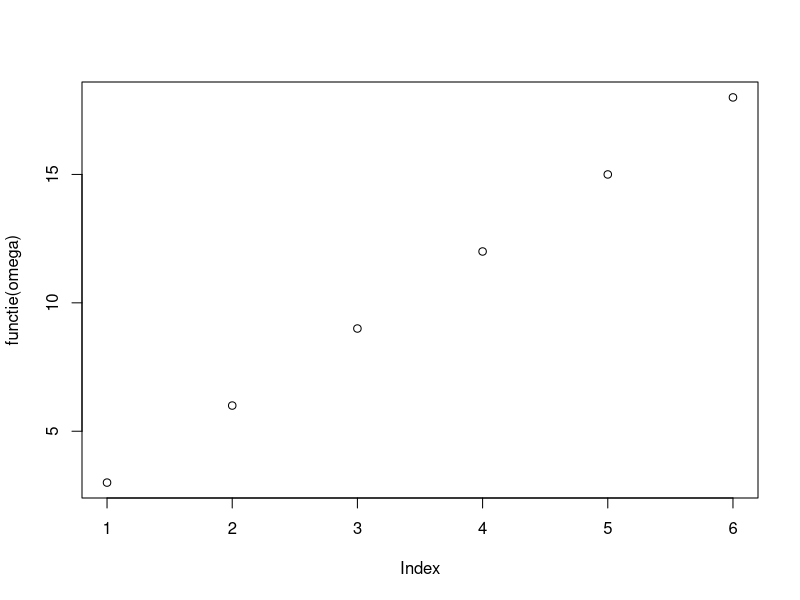
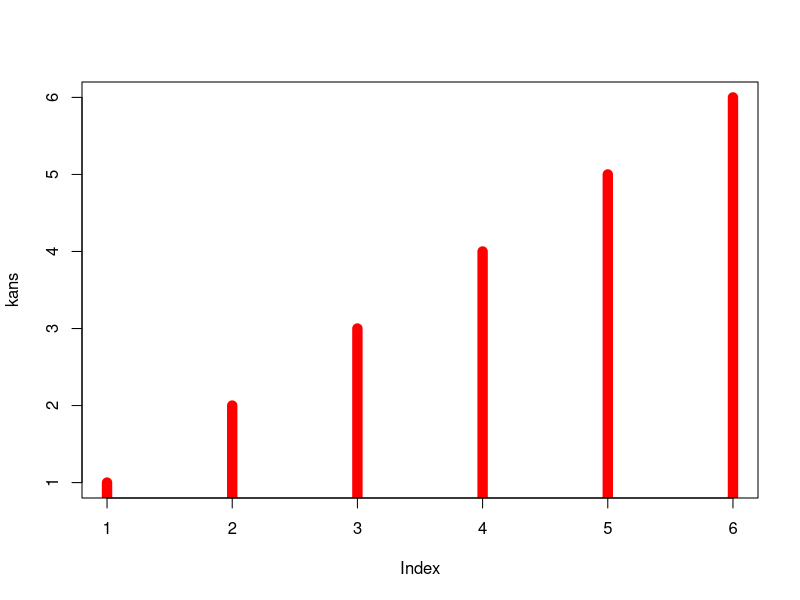
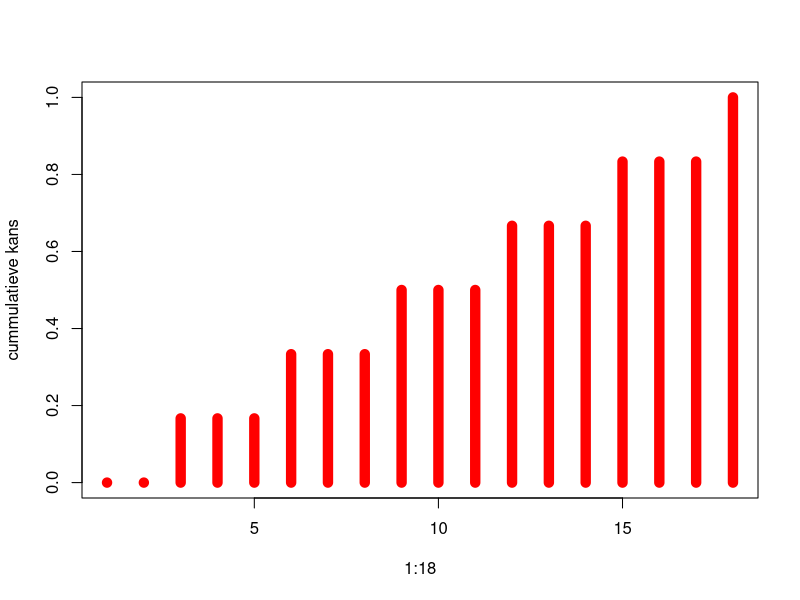
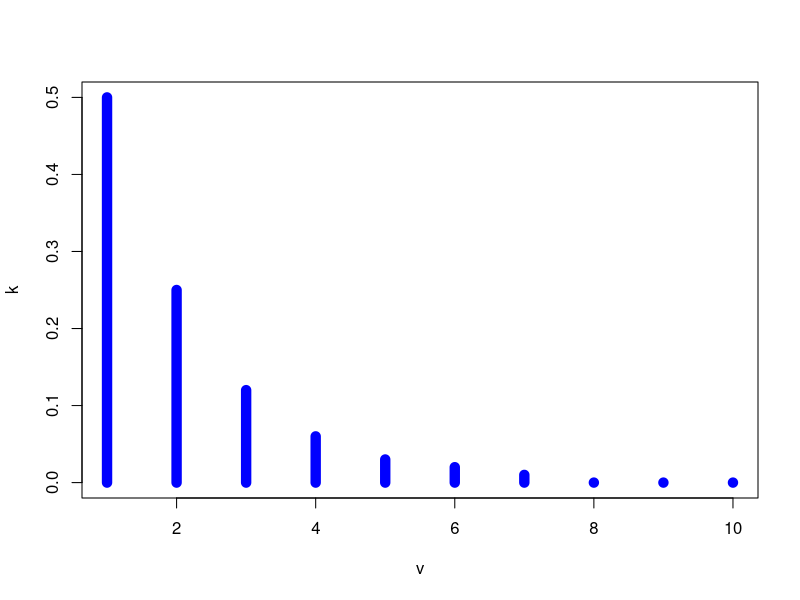

The R source for these figures, in order:
## ---- chunk 1
knitr::opts_chunk$set(echo = TRUE)
## ---- chunk 2
omega <- c(1:6)
uitkomsten <- 3*omega

omega
uitkomsten

## ---- chunk 3
functie <-  function(w){
  return(3*w)
}
y = lapply(omega,functie)

plot(functie(omega),type='p' )


plot(x = 1:6,ylab= "kans", type ='h', col="red", lwd=10)
## ---- chunk 4
cumFunc <- function(w){
  if(w < 3){
    return(0)
  }
  if(w %in% seq(3,5)){
    return(1/6)
  }
  if(w %in% seq(6,8)){
    return(2/6)
    }
  if(w %in% seq(9,11)){
    return(3/6)
  }
  if(w %in% seq(12,14)){
    return(4/6)
  }
  if(w %in% seq(15,17)){
    return(5/6)
  }
  return(1)
}

y = lapply(1:18, cumFunc)

plot(x = 1:18,y, ylab= "cummulatieve kans", type ='h', col="red", lwd=10)
## ---- chunk 5
v = 1:10
k = round((1/2)^v,2)
v
k
plot(v,k,type="h", col="blue", lwd=10)

